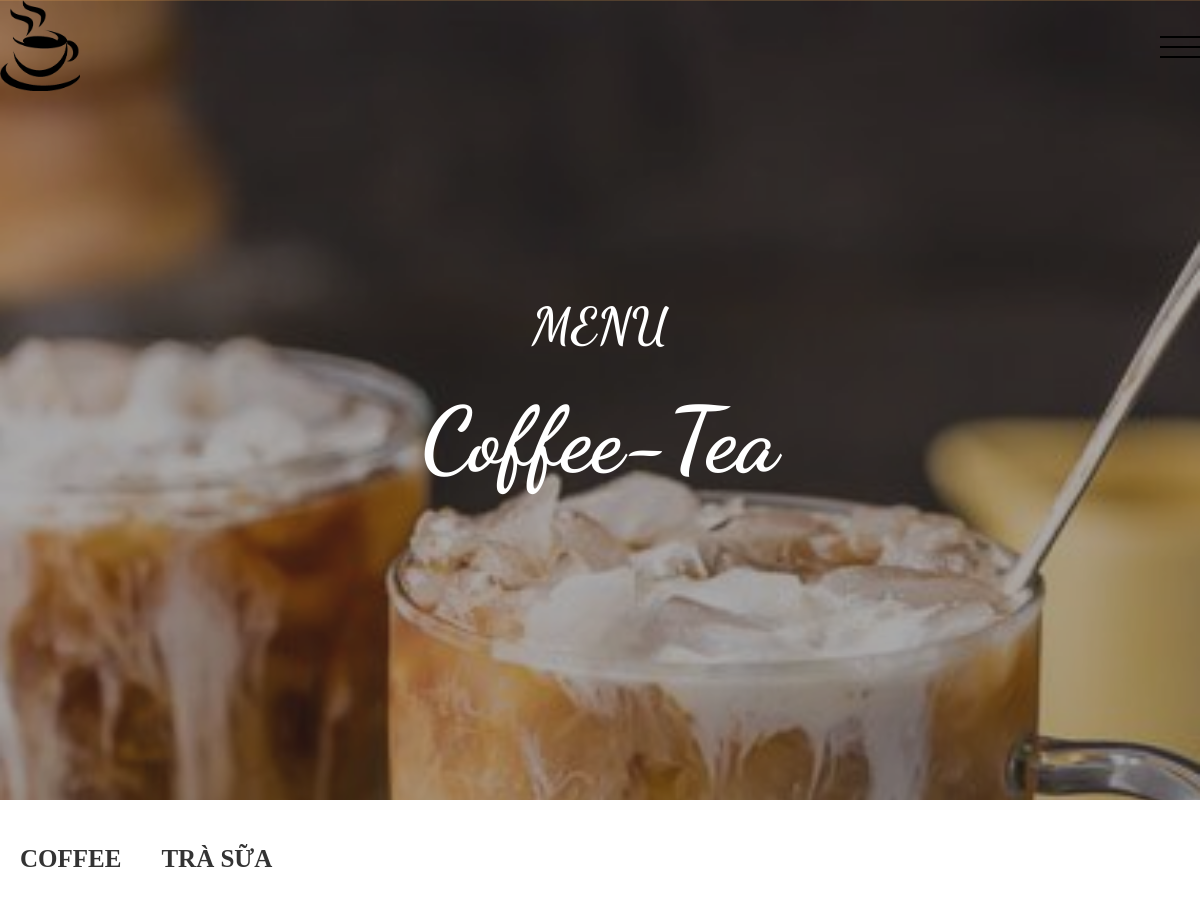
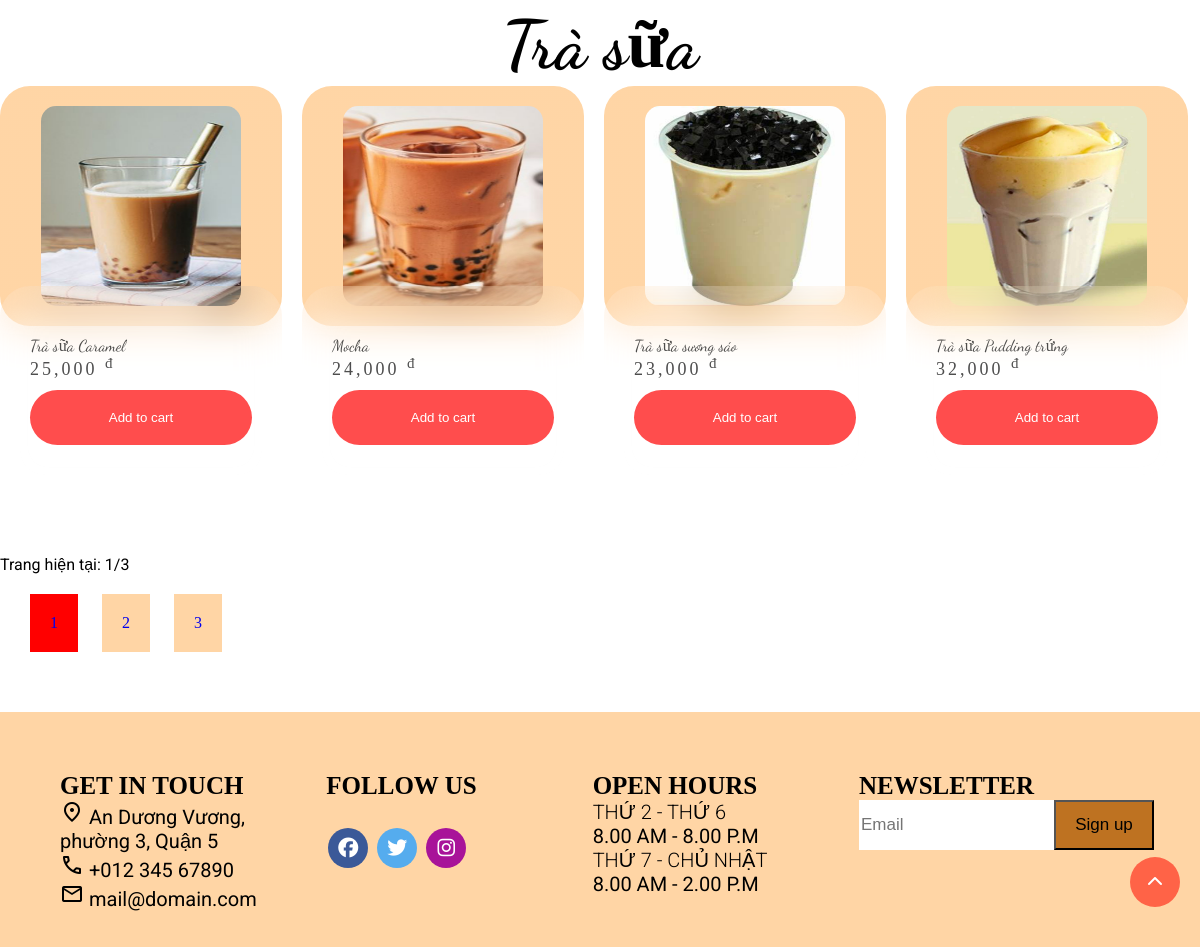
Screenshot of /index.php?quanly=menu&id=1 with the database file from the repository (2 pictures, top to bottom).
### tables this page shows
CREATE TABLE `danhmuc` (
  `id_danhmuc` int(11) NOT NULL,
  `ten_danhmuc` varchar(200) NOT NULL
);

CREATE TABLE `sanpham` (
  `id_sanpham` varchar(200) NOT NULL,
  `tensp` varchar(200) NOT NULL,
  `hinhanh` varchar(50) NOT NULL,
  `price` float NOT NULL,
  `soluong` int(11) NOT NULL,
  `tinhtrang` int(11) NOT NULL,
  `id_danhmuc` int(11) NOT NULL
);

### Trasua.php (the view, shortened to what this page needs)
<section class="menu_sanpham">
    <div class="container">
        <div class="head_dau">
            <h2>MENU</h2>
            <h1>Coffee-Tea</h1>
        </div>
    </div>
</section>
<section>
    <div class="container">
        <nav class="khung_chua">
            <?php
            include "./admin/Mysql/database.php";
            $sql_danhmuc = "SELECT * FROM danhmuc order by id_danhmuc desc";
            $query_danhmuc = mysqli_query($conn, $sql_danhmuc);
            ?>
            <ul class="muc_san_pham">
                <?php
                while ($row_danhmuc = mysqli_fetch_array($query_danhmuc)) {
                ?>
                    <li><a href="index.php?quanly=menu&id=<?php echo $row_danhmuc['id_danhmuc'] ?>"><?php echo $row_danhmuc['ten_danhmuc'] ?></a></li>
                <?php
                }
                ?>
            </ul>
        </nav>
    </div>
</section>
<section class="mid section-pading">
    <div class="container1">
        <?php
        if (isset($_GET['trang'])) {
            $page = $_GET['trang'];
        } else {
            $page = 1;
        }
        if ($page == '' || $page == 1) {
            $begin = 0;
        } else {
            $begin = ($page * 4) - 4;
        }
        $id = $_GET['id'];
        $sql_product = "SELECT * FROM sanpham where  sanpham.id_danhmuc=$id AND sanpham.tinhtrang=1 order by sanpham.id_sanpham AND sanpham.tinhtrang DESC LIMIT $begin,4";
        $query_product = mysqli_query($conn, $sql_product);
        $sql_cate = "SELECT * FROM danhmuc,sanpham where danhmuc.id_danhmuc=$id  LIMIT 1";
        $query_cate = mysqli_query($conn, $sql_cate);
        $row_title = mysqli_fetch_array($query_cate);
        ?>
        <div class="row">
            <div class="section-title">
                <h2><?php echo $row_title['ten_danhmuc'] ?></h2>
            </div>
            <div class="list">
                <?php
                while ($row_product = mysqli_fetch_array($query_product)) {
                ?>
                    <div class="item">
                        <div class="img_item">
                            <img src="./resources/css/img/<?php echo $row_product['hinhanh'] ?>">
                        </div>
                        <div class="content">
                            <div class="title-item"><?php echo $row_product['tensp'] ?></div>
                            <div class="price"><?php echo number_format($row_product['price']) ?> <sup>đ</sup></div>
                            <a href="index.php?quanly=dt&id=<?php echo $row_product['id_sanpham'] ?>"><input type="button" value="Add to cart"></a>
                        </div>
                    </div>
                <?php
                }
                ?>
            </div>
            <div class="listpage">
                <?php
                $id = $_GET['id'];
                $sql_trang = mysqli_query($conn, "SELECT * FROM sanpham where  sanpham.id_danhmuc=$id  ");
                $row_count = mysqli_num_rows($sql_trang);
                $trang = ceil($row_count / 4);
                ?>
                <p>Trang hiện tại: <?php echo $page?>/<?php echo $trang;?></p>
                <ul class="listPage">
                    <?php
                    for ($i = 1; $i <= $trang; $i++) {
                    ?>
                        <li <?php if($i==$page) {echo ' style="background-color:red;"';}else{echo ''; }?>  class="active">
                            <a   href="index.php?quanly=trang&trang=<?php echo $i ?> & id=<?php echo $_GET['id'] ?>">
                                <?php echo $i ?>
                            </a>
                        </li>
                    <?php } ?>
                </ul>
            </div>
        </div>
    </div>
</section>

### resources/css/header-footer-web.css (style rules this page uses)
:root { --main-color:rgba(255, 180, 94, 0.557); --sub-color:black; --text-color:rgb(255, 255, 255); }
* { margin: 0; padding: 0; outline: none; box-sizing: border-box; }
ul { list-style: none; }
a { text-decoration: none; }
.section-pading { padding:40px 0; }
.container { margin: auto; max-width: 1200px; }
.row { display:flex; flex-wrap: wrap; }

### resources/css/trangchu-sanpham.css (style rules this page uses)
.container1 { margin: auto; max-width: 1200px; }
.mid .section-title { width:100%; text-align: center; font-size: 45px; font-family: 'Dancing Script', cursive; }
.list { display: grid; grid-template-columns:282px 282px 282px 282px ; column-gap: 20px; }
.item .img_item img { width: 200px; height: 200px; transition: 0.5s; border-radius: 15px; }
.item .img_item { background-image: linear-gradient(to top right, rgba(255, 180, 94, 0.557),rgba(255, 180, 94, 0.557)); padding:20px; display:flex; justify-content: center; align-items: center; border-radius: 30px; }
.item .content { background-color: #ffffff24; border-radius: 30px; padding:50px 30px; transform: translate(0,-50px); backdrop-filter: blur(20px); color: rgb(0, 0, 0); }
.title-item { font-family: 'Dancing Script', cursive; }
.item .content { opacity: .7; margin: 10px 0; }
.item .content .price { font-size: large; letter-spacing: 3px; margin-bottom: 10px; }
.item .content input[type="button"] { background-color:red ; padding: 20px; color:white; width: 100%; border: none; border-radius: 30px; }
.listpage { width: 100%; }
.listPage { padding:20px; align-items: center; }
.listPage li { background-color:rgb(255, 148, 148) ; padding:20px; display: 20px; display: inline-block; margin: 0 10px; cursor: pointer; }
.listPage .active { background-color:var(--main-color) ; color:#fff; }
.menu_sanpham { display: flex; justify-content: center; align-items: center; max-width: auto; height: 100vh; position: relative; overflow: hidden; }
.menu_sanpham::before { content: ""; display: block; position: absolute; width: 100%; height: 100%; background-image: url("./img/cà-phê-sữa-1.jpg"); background-position: center; background-repeat: no-repeat; background-attachment: fixed; background-size: cover; z-index: -2; }
.menu_sanpham::after { content: ""; display: block; position: absolute; width: 100%; height: 100%; background-color:rgb(43, 41, 41); opacity: 0.4; z-index: -2; }
.menu_sanpham .head_dau h2 { padding:10px 0px; display: block; width:100%; text-align: center; font-size: 50px; font-family: 'Dancing Script', cursive; color: var(--text-color); }
.menu_sanpham .head_dau h1 { margin: 20px 0px; display: block; width:100%; text-align: center; font-size: 90px; color: var(--text-color); font-family: 'Dancing Script', cursive; }
.khung_chua { margin-top:30px; }
ul.muc_san_pham { display: flex; }
ul.muc_san_pham li { padding: 0px 20px; }
ul.muc_san_pham a { display:block; padding:15px 0px; text-transform:uppercase ; font-weight: bold; color:#333; position: relative; font-size:25px; }
ul.muc_san_pham a::after { content: ""; height: 5px; width: 0px; background: var(--main-color); position:absolute; bottom: 0px; left:0; transition: all 0.5s ease; }

### resources/css/footer.css (style rules this page uses)
:root { --main-color:rgba(255, 180, 94, 0.557); --sub-color:black; --text-color:rgb(255, 255, 255); }
p { font-family: "Roboto",sans-serif; }

### rows the page displays
danhmuc: ten_danhmuc "COFFEE"
danhmuc: ten_danhmuc "TRÀ SỮA"
sanpham: danhmuc.ten_danhmuc "Trà sữa"
sanpham: hinhanh (picture), tensp "Trà sữa Caramel", price "25,000"
sanpham: hinhanh (picture), tensp "Mocha", price "24,000"
sanpham: hinhanh (picture), tensp "Trà sữa sương sáo", price "23,000"
sanpham: hinhanh (picture), tensp "Trà sữa Pudding trứng", price "32,000"

### other values shown
$page "1"
$trang "3"
